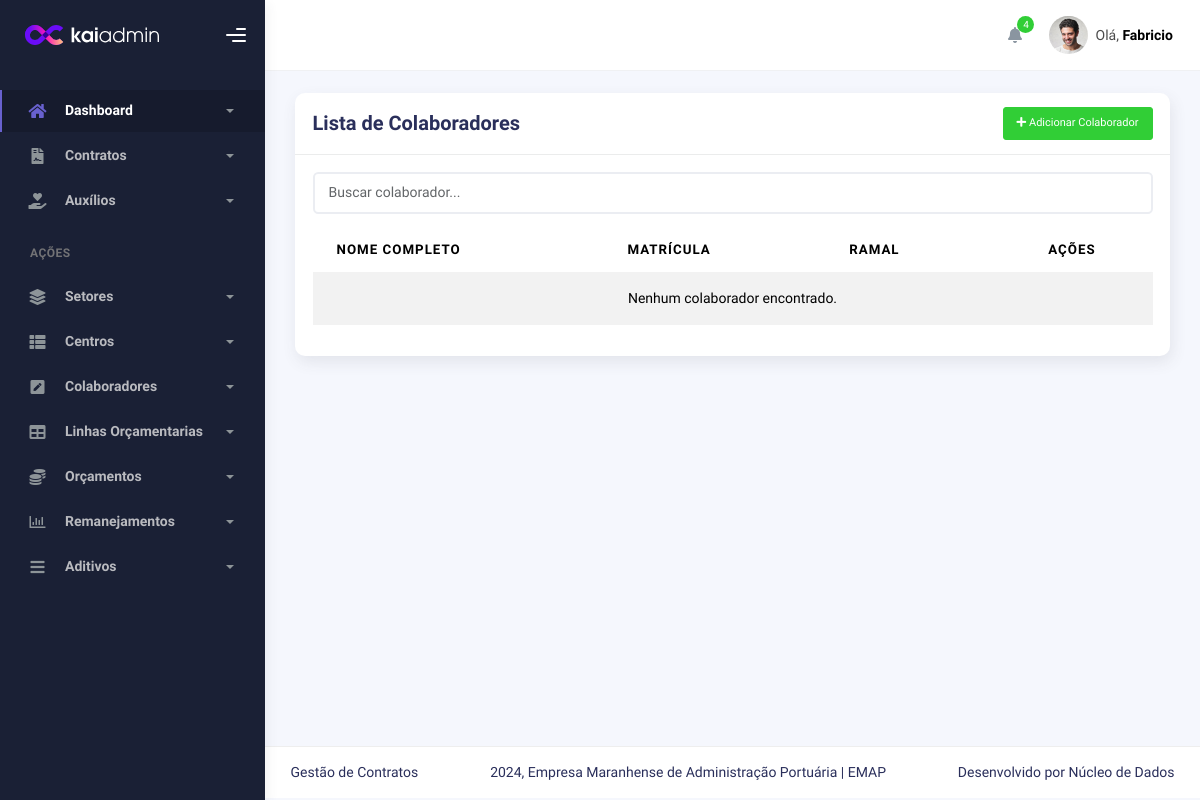
Page /contratos/listarcolaboradores/ on the earlier database version.
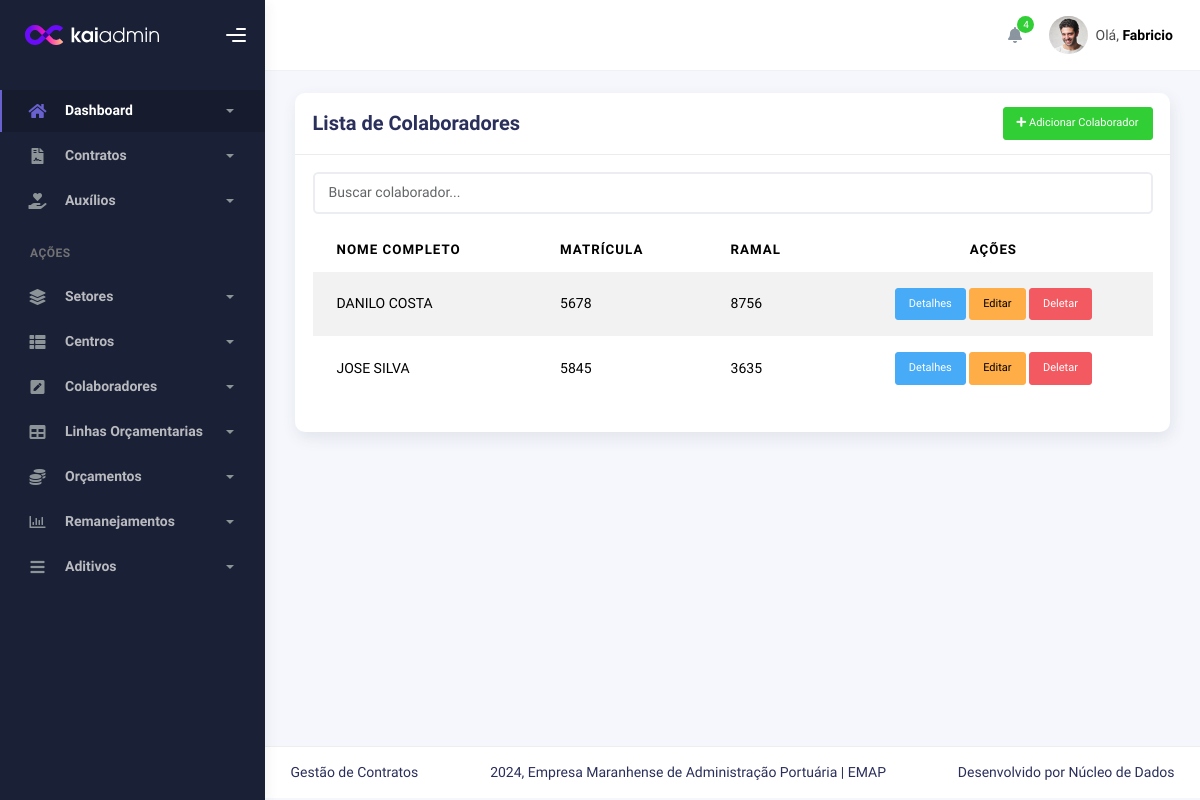
Same page on the later database version.
### contract/models.py (models this page shows, shortened)
class Colaborador(models.Model):
    nome_completo = models.CharField(max_length=100, null=True)
    mat = models.IntegerField(null=True, blank=True,verbose_name='Matrícula',unique=True)
    direcao = models.ForeignKey(Direcao, on_delete=models.CASCADE,null=True)
    gerencia = models.ForeignKey(Gerencia, on_delete=models.SET_NULL,null=True)
    coordenacao = models.ForeignKey(Coordenacao, on_delete=models.SET_NULL,null=True)
    ramal = models.CharField(max_length=4,null=True, blank=True)
    email = models.EmailField(max_length=50,null=True, blank=True)
    class Meta:
        verbose_name = 'Colaborador'
        verbose_name_plural = 'Colaboradores'

### contract/views.py (the view)
# urls.py: path('listarcolaboradores/', ColaboradorListView.as_view(), name='colaborador_list'),
class ColaboradorListView(ListView):
    model = Colaborador
    template_name = 'colaborador/colaborador_list.html'
    context_object_name = 'colaboradores'
    def get_queryset(self):
        query = self.request.GET.get('search')
        if query:
            return Colaborador.objects.filter(nome_icontains=query)
        return Colaborador.objects.all()

### contract/templates/colaborador/colaborador_list.html (shortened to what this page needs)
{% extends 'index.html' %}
{% block 'conteudo' %}
<div class="container">
    <div class="page-inner">
        <div class="row">
            <div class="col-md-12">
                <div class="card">
                    <div class="card-header d-flex justify-content-between align-items-center">
                        <h4 class="card-title">Lista de Colaboradores</h4>
                        <a href="{% url 'colaborador_create' %}" class="btn btn-success btn-sm">
                            <i class="fas fa-plus"></i> Adicionar Colaborador
                        </a>
                    </div>
                    <div class="card-body">
                        <div class="input-group mb-3">
                            <input type="text" id="searchInput" class="form-control" placeholder="Buscar colaborador...">
                        </div>
                        <table class="table table-striped">
                            <thead>
                                <tr>
                                    <th>Nome Completo</th>
                                    <th>Matrícula</th>
                                    <th>Ramal</th>
                                    <th class="text-center">Ações</th>
                                </tr>
                            </thead>
                            <tbody id="colaboradorTable">
                                {% for colaborador in colaboradores %}
                                <tr>
                                    <td>{{ colaborador.nome_completo }}</td>
                                    <td>{{ colaborador.mat }}</td>
                                    <td>{{ colaborador.ramal }}</td>
                                    <td class="text-center">
                                        <a href="{% url 'colaborador_detail' colaborador.pk %}" class="btn btn-info btn-sm">Detalhes</a>
                                        <a href="{% url 'colaborador_update' colaborador.pk %}" class="btn btn-warning btn-sm">Editar</a>
                                        <a href="{% url 'colaborador_delete' colaborador.pk %}" class="btn btn-danger btn-sm">Deletar</a>
                                    </td>
                                </tr>
                                {% empty %}
                                <tr>
                                    <td colspan="4" class="text-center">Nenhum colaborador encontrado.</td>
                                </tr>
                                {% endfor %}
                            </tbody>
                        </table>
                    </div>
                </div>
            </div>
        </div>
    </div>
</div>
{% endblock %}

Differences in the rows shown:
added Colaborador: nome_completo "DANILO COSTA", mat "5678", ramal "8756"
added Colaborador: nome_completo "JOSE SILVA", mat "5845", ramal "3635"
Other differences:
text no longer shown: "Nenhum colaborador encontrado."
